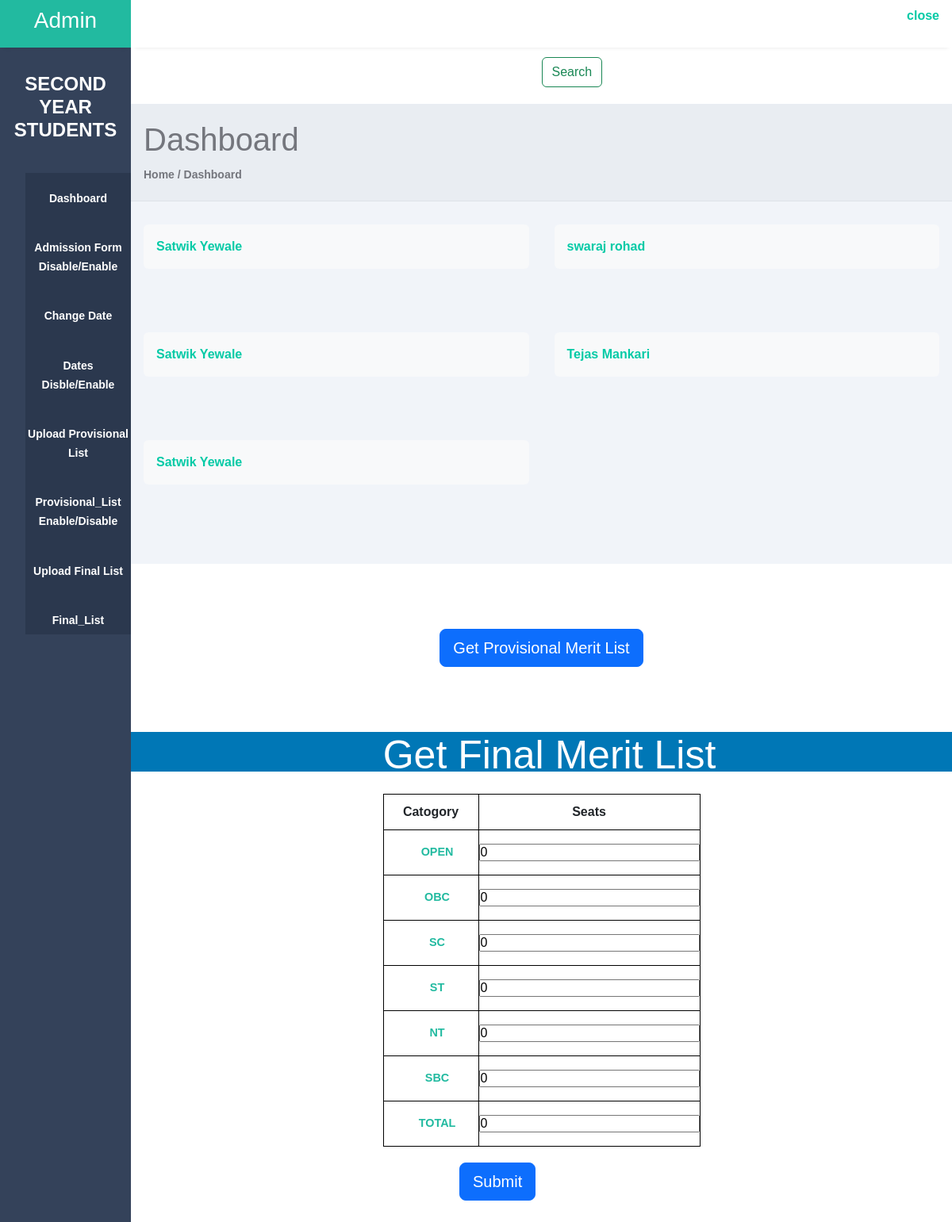
Page /2ndYear_Report/ on the earlier database version.
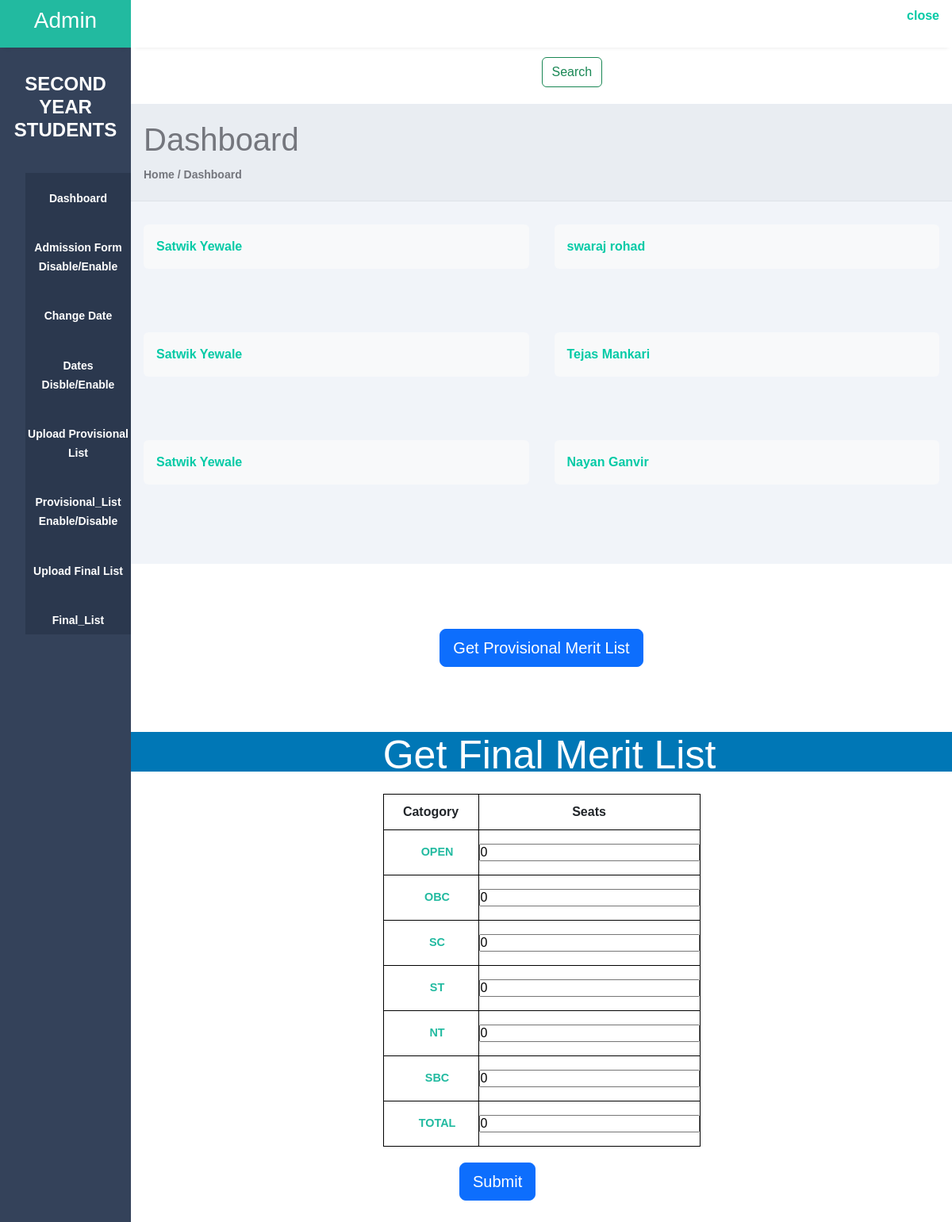
Same page on the later database version.
### Hostel_Addmission/models.py (models this page shows)
class HostelData2(models.Model):
    fno2 = models.IntegerField(default=2000)
    name = models.CharField(max_length=100)
    DOB = models.DateField()
    cast = models.CharField(max_length=50)
    nationality = models.CharField(max_length=10)
    BGroup = models.CharField(max_length=4)
    phone1 = models.IntegerField()
    Address1 = models.CharField(max_length=50)
    Email = models.EmailField(max_length=30)
    Branch = models.CharField(max_length=30)
    Backlog = models.CharField(max_length=3,default='YES')
    Nu_Backlog = models.IntegerField(default=0)
    percentage = models.IntegerField()
    Father_name = models.CharField(max_length=100)
    phone2 = models.IntegerField()
    Address2 = models.CharField(max_length=50)
    occupation = models.CharField(max_length=5)
    shift = models.CharField(max_length=8)
    Enroll = models.CharField(max_length=10)
    SPhoto = models.FileField(upload_to='3signatures/student/',default='file.jpg')
    student_signature = models.FileField(upload_to='2signatures/student/',default='file.jpg')
    father_signature = models.FileField(upload_to='2signatures/father/',default='file.jpg')
    marksheet1 = models.FileField(upload_to='2marksheet1/', default='file.pdf')
    marksheet2 = models.FileField(upload_to='2marksheet2/', default='file.pdf')
    Domacile = models.FileField(upload_to='2Domacile/', default='file.pdf')
    Allotment = models.FileField(upload_to='2Allotment/', default='file.pdf')
    Addmission = models.FileField(upload_to='2Addmission/', default='file.pdf')
    Registration  = models.FileField(upload_to='2Registration/', default='file.pdf')
    remark = models.CharField(max_length=200, default='NA')

### Hostel_Addmission/views.py (the view, shortened to what this page needs)
# urls.py: path('2ndYear_Report/',views.Year2_report,name='report2'),
def Year2_report(request):
    data = HostelData2.objects.all()
    return render(request , 'Admin_OP/reports/year2.html',{'data':data} )

### Hostel_Addmission/templates/Admin_OP/reports/year2.html (shortened to what the changed rows need)
<!DOCTYPE html>
<html lang="en">
<head>
    <link rel="stylesheet" href="https://cdn.jsdelivr.net/npm/bootstrap@5.3.1/dist/css/bootstrap.min.css">
    <link rel="stylesheet" href="https://cdn.jsdelivr.net/npm/bootstrap@5.3.1/dist/js/bootstrap.bundle.min.js">
    <link href="https://cdn.jsdelivr.net/npm/bootstrap@5.3.1/dist/css/bootstrap.min.css" rel="stylesheet">
    <link rel="stylesheet" href="https://maxst.icons8.com/vue-static/landings/line-awesome/line-awesome/1.3.0/css/line-awesome.min.css">
</head>
<body>
    <div class="main-content">
        <main>
            <div class="page-header">
                <h1>Dashboard</h1>
            </div>
            <div class="page-content">
                <div class="analytics">
                    {% for i in data %}
                    <div class="shadow-none p-3 mb-5 bg-body-tertiary rounded"><a href="{% url 'admin_preview2' i.fno2 %}"><td>{{ i.name }}</td>
                    </a></div>
                  {% endfor %}
                </div>
            </div>
      <div class="div" style="padding-top: 5%;">
        <form action="{% url 'report2' %}" method="post">
          <div style="display: flex; flex-direction: column; size: 5%;">
            <table>
                <tr>
                    <th>Catogory</th>
                    <th>Seats</th>
                </tr>
            </table>
          </div>
        </form>
        </main>
    </div>
</body>
</html>

Differences in the rows shown:
added HostelData2: name "Nayan Ganvir"
